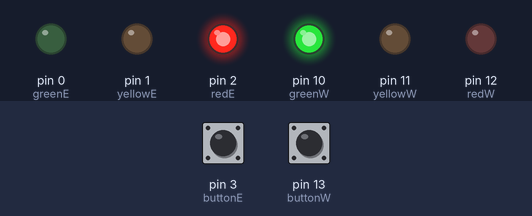
The sketch below on a simulated Arduino Uno, built with avr-gcc and run on an emulated ATmega328P. On the bench: output pins drawn as LEDs (lit = HIGH). The inputs (shaded band) are chosen by the test bench; at power-on: pin 3 (buttonE) HIGH, pin 13 (buttonW) HIGH.

Above: at 1.2 s.
1.3 s: pin 3 (buttonE) pulled LOW for 0.15 s
At 2.7 s:
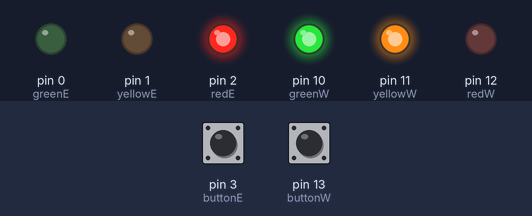
4.4 s: pin 13 (buttonW) pulled LOW for 1 s
At 8.1 s:
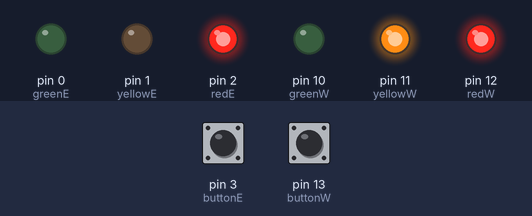
8.4 s: pin 3 (buttonE) pulled LOW for 1 s
At 12.1 s:
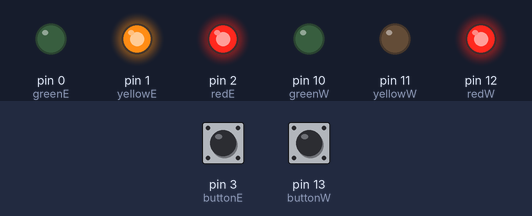
12.4 s: pin 13 (buttonW) pulled LOW for 3.2 s
At 15.7 s:
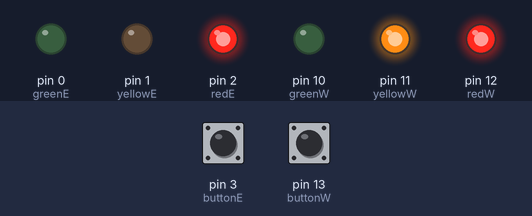
Timing chart, 0 to 18.8 s (numbered marks = the images above; inputs shaded):
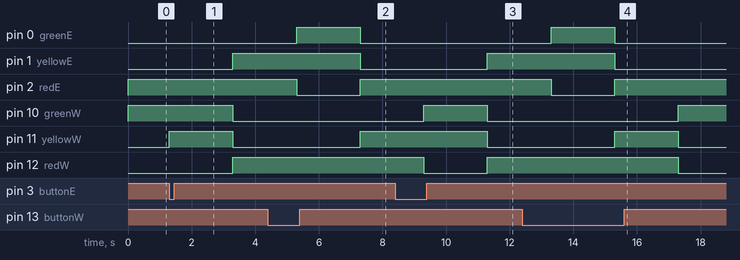

The sketch:

sketch.ino
```cpp
const int redW = 12, yellowW = 11, greenW = 10;
const int buttonW = 13;

const int redE = 2, yellowE = 1, greenE = 0;
const int buttonE = 3;

bool lastButtonStateW = HIGH;
bool lastButtonStateE = HIGH;
bool transitionInProgress = false;

void setup() {
  pinMode(redW, OUTPUT);
  pinMode(yellowW, OUTPUT);
  pinMode(greenW, OUTPUT);
  pinMode(buttonW, INPUT_PULLUP);

  pinMode(redE, OUTPUT);
  pinMode(yellowE, OUTPUT);
  pinMode(greenE, OUTPUT);
  pinMode(buttonE, INPUT_PULLUP);

  // Initial state: green light for west, red light for east
  digitalWrite(redW, LOW);
  digitalWrite(yellowW, LOW);
  digitalWrite(greenW, HIGH);

  digitalWrite(redE, HIGH);
  digitalWrite(yellowE, LOW);
  digitalWrite(greenE, LOW);
}

void loop() {
  bool buttonStateW = digitalRead(buttonW); // HIGH — not pressed, LOW — pressed
  bool buttonStateE = digitalRead(buttonE); // HIGH — not pressed, LOW — pressed

  // Handle button press from the west (W)
  if (buttonStateW == LOW && lastButtonStateW == HIGH && !transitionInProgress) {
    // Only if the west currently has red light
    if (digitalRead(redW) == HIGH) {
      transitionInProgress = true;

      // First, stop traffic from the east
      digitalWrite(yellowE, HIGH);
      delay(2000);

      digitalWrite(yellowE, LOW);
      digitalWrite(greenE, LOW);
      digitalWrite(redE, HIGH);

      // Now, allow traffic from the west
      digitalWrite(yellowW, HIGH);
      delay(2000);

      digitalWrite(redW, LOW);
      digitalWrite(yellowW, LOW);
      digitalWrite(greenW, HIGH);

      transitionInProgress = false;
    }
  }

  // Handle button press from the east (E)
  if (buttonStateE == LOW && lastButtonStateE == HIGH && !transitionInProgress) {
    // Only if the east currently has red light
    if (digitalRead(redE) == HIGH) {
      transitionInProgress = true;

      // First, stop traffic from the west
      digitalWrite(yellowW, HIGH);
      delay(2000);

      digitalWrite(yellowW, LOW);
      digitalWrite(greenW, LOW);
      digitalWrite(redW, HIGH);

      // Now, allow traffic from the east
      digitalWrite(yellowE, HIGH);
      delay(2000);

      digitalWrite(redE, LOW);
      digitalWrite(yellowE, LOW);
      digitalWrite(greenE, HIGH);

      transitionInProgress = false;
    }
  }

  // Update button states
  lastButtonStateW = buttonStateW;
  lastButtonStateE = buttonStateE;
}
```

Measured:
- after the input at 1.3 s, pin 1 (yellowE), pin 12 (redW): LOW → HIGH after 2.0 s; pin 10 (greenW): HIGH → LOW after 2.0 s; pin 11 (yellowW): LOW → HIGH at once, → LOW 2.0 s later
- after the input at 4.4 s, pin 1 (yellowE): HIGH → LOW after 2.9 s instead of 0.90 s; pin 11 (yellowW): LOW → HIGH after 2.9 s
- after the input at 8.4 s, pin 1 (yellowE): LOW → HIGH after 2.9 s; pin 11 (yellowW): HIGH → LOW after 2.9 s instead of 0.90 s
- after the input at 12.4 s, pin 1 (yellowE): HIGH → LOW after 2.9 s instead of 0.90 s; pin 10 (greenW): LOW → HIGH after 4.9 s; pin 11 (yellowW): LOW → HIGH after 2.9 s, → LOW 2.0 s later; pin 12 (redW): HIGH → LOW after 4.9 s
